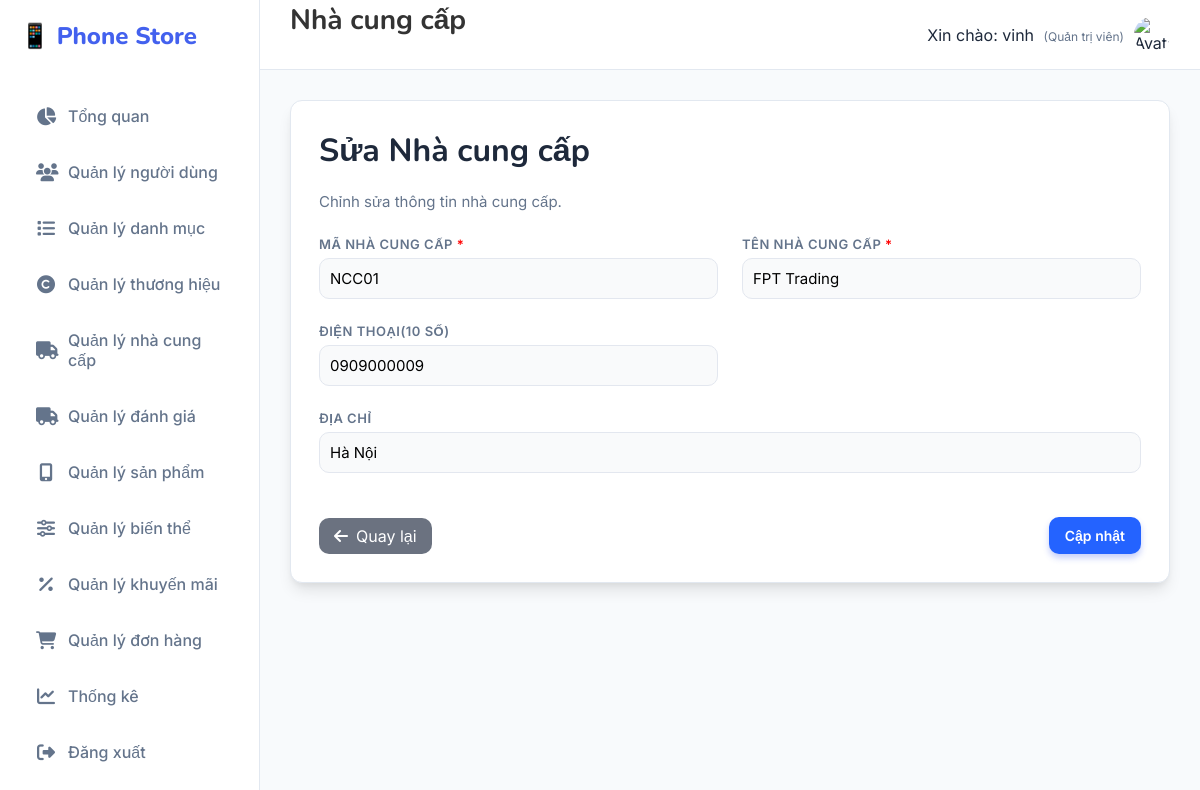
/Nhacungcap/sua/NCC01 (signed in), run on the app's committed database.
### tables this page shows
CREATE TABLE `nha_cung_cap` (
  `ma_nha_cung_cap` varchar(20) NOT NULL,
  `ten_nha_cung_cap` varchar(255) NOT NULL,
  `dia_chi` varchar(255) DEFAULT NULL,
  `dien_thoai` varchar(20) DEFAULT NULL
);

### MVC/Core/controller.php (called while the page is built, shortened)
<?php
class controller
{
    public function model($model)
    {
        return new $model;
    }
    public function view($view, $data = [])
    {
        include_once __DIR__ . '/../Views/' . $view . '.php';
    }
}

### MVC/Controllers/Nhacungcap.php (called while the page is built, shortened)
<?php
class Nhacungcap extends controller
{
    private $ncc;
    function __construct()
    {
        $this->ncc = $this->model("NhaCungCap_m");
    }
    function sua($ma_nha_cung_cap)
    {
        $result = $this->ncc->NhaCungCap_getById($ma_nha_cung_cap);
        $row = mysqli_fetch_array($result);
        $this->view('Master', [
            'page' => 'Nhacungcap_sua',
            'ma_nha_cung_cap' => $row['ma_nha_cung_cap'],
            'ten_nha_cung_cap' => $row['ten_nha_cung_cap'],
            'dia_chi' => $row['dia_chi'],
            'dien_thoai' => $row['dien_thoai']
        ]);
    }
}

### MVC/Core/app.php (called while the page is built, shortened)
<?php
class app
{
    protected $action = "Get_data";
    function __construct()
    {
        $arr = $this->processURL();
        if ($arr != null) {
            if (file_exists(__DIR__ . '/../Controllers/' . $arr[0] . '.php')) {
                unset($arr[0]);
            }
        }
        $this->controller = new $this->controller;
        if (isset($arr[1])) {
            if (method_exists($this->controller, $arr[1])) {
                $this->action = $arr[1];
                unset($arr[1]);
            }
        }
        $this->param = $arr ? array_values($arr) : [];
        call_user_func_array([$this->controller, $this->action], $this->param);
    }
    function processURL()
    {
        if (isset($_GET['url'])) {
            return explode('/', filter_var(trim($_GET['url']), FILTER_DEFAULT));
        }
    }
}

### index.php (called while the page is built, shortened)
<?php
    $myapp = new app();
?>

### MVC/Core/connectDB.php (called while the page is built, shortened)
<?php
class connectDB
{
    function __construct()
    {
        $this->con = mysqli_connect('localhost', 'root', '', 'phone_store_v2');
    }
}

### MVC/Models/NhaCungCap_m.php (called while the page is built, shortened)
<?php
class NhaCungCap_m extends connectDB
{
    function NhaCungCap_getById($ma_nha_cung_cap)
    {
        $sql = "SELECT * FROM nha_cung_cap
                WHERE ma_nha_cung_cap = '$ma_nha_cung_cap'";
        return mysqli_query($this->con, $sql);
    }
}

### MVC/Views/Pages/Nhacungcap_sua.php (the view, shortened to what this page needs)
<!DOCTYPE html>
<html lang="vi">
<body>
    <div class="card">
        <h1>Sửa Nhà cung cấp</h1>
        <p class="lead">Chỉnh sửa thông tin nhà cung cấp.</p>
        <form method="post" action="http://localhost/Banhang/Nhacungcap/update" enctype="multipart/form-data">
            <div>
                <label>Mã nhà cung cấp <span style="color:red">*</span></label>
                <input type="text" name="txtManhacungcap" required readonly
                    value="<?php echo isset($data['ma_nha_cung_cap']) ? htmlspecialchars($data['ma_nha_cung_cap']) : '' ?>" />
            </div>
            <div>
                <label>Tên nhà cung cấp <span style="color:red">*</span></label>
                <input type="text" name="txtTennhacungcap" required
                    value="<?php echo isset($data['ten_nha_cung_cap']) ? htmlspecialchars($data['ten_nha_cung_cap']) : '' ?>" />
            </div>
            <div>
                <label for="phone">Điện thoại(10 số)</label>
                <input type="tel" id="phone" name="txtSodienthoai" placeholder="VD: 0912345678" required
                    value="<?php echo isset($data['dien_thoai']) ? htmlspecialchars($data['dien_thoai']) : '' ?>" maxlength="10"
                    pattern="[0-9]{10}" title="Vui lòng nhập đúng 10 chữ số điện thoại" />
            </div>
            <div class="full">
                <label for="address">Địa chỉ</label>
                <input type="text" name="txtDiachi" placeholder="Nhập địa chỉ nhà cung cấp"
                    value="<?php echo isset($data['dia_chi']) ? htmlspecialchars($data['dia_chi']) : '' ?>" />
            </div>
            <div class="actions">
                <a href="http://localhost/Banhang/Nhacungcap/danhsach" class="btn-back"><i
                        class="fa-solid fa-arrow-left"></i>
                    Quay lại</a>
                <div style="display:flex;gap:12px">
                    <button type="submit" name="btnCapnhat" class="btn-primary">Cập nhật</button>
                </div>
            </div>
        </form>
    </div>
</body>
</html>

### Public/Css/style.css (style rules this page uses)
:root { --primary: #4361ee; --primary-dark: #3a0ca3; --secondary: #4cc9f0; --accent: #f72585; --success: #10b981; --warning: #f59e0b; --danger: #ef4444; --dark: #1e293b; --light: #f8fafc; --white: #ffffff; --gray: #64748b; --border: #e2e8f0; --shadow: 0 10px 15px -3px rgba(0, 0, 0, 0.1), 0 4px 6px -2px rgba(0, 0, 0, 0.05); --radius: 16px; --sidebar-width: 260px; }
* { margin: 0; padding: 0; box-sizing: border-box; font-family: "Inter", sans-serif; }
body { background-color: var(--light); color: var(--dark); height: 100vh; overflow: hidden; }
a { text-decoration: none; transition: 0.3s; }
.card { background: var(--white); border-radius: var(--radius); padding: 30px; box-shadow: var(--shadow); border: 1px solid var(--border); margin-bottom: 30px; }
h1, h2 { color: var(--dark); margin-bottom: 20px; font-family: "Nunito", sans-serif; }
p.lead { color: var(--gray); margin-bottom: 25px; font-size: 15px; }
form { display: grid; grid-template-columns: repeat(2, 1fr); gap: 24px; }
.full { grid-column: 1 / -1; }
label { font-size: 13px; font-weight: 600; color: var(--gray); margin-bottom: 8px; display: block; text-transform: uppercase; letter-spacing: 0.5px; }
input, select, textarea { width: 100%; padding: 12px 16px; border: 1px solid var(--border); border-radius: 10px; font-size: 15px; background: #f9fafb; transition: 0.2s; }
.actions { margin-top: 10px; display: flex; gap: 12px; justify-content: flex-end; grid-column: 1 / -1; }
button, .btn { padding: 10px 20px; border-radius: 10px; font-weight: 600; font-size: 14px; cursor: pointer; border: none; display: inline-flex; align-items: center; gap: 8px; transition: 0.2s; text-decoration: none; }
.btn-primary { background: var(--primary); color: #fff; box-shadow: 0 4px 6px rgba(67, 97, 238, 0.3); }

### MVC/Views/Pages/Nhacungcap_sua.php (style rules this page uses)
.card { width: 100%; background: #fff; padding: 28px; border-radius: 12px }
label { display: block; margin-bottom: 6px; font-weight: 600 }
input, select { width: 100%; padding: 10px; border-radius: 10px; border: 1px solid #e3e7ef }
.actions { display: flex; justify-content: space-between; align-items: center; margin-top: 20px }
.btn-back { background: #6b7280; color: #fff; padding: 8px 15px; border-radius: 10px; text-decoration: none; display: inline-flex; align-items: center; gap: 8px }
.btn-primary { background: #2463ff; color: #fff; padding: 10px 16px; border-radius: 10px; border: 0 }

### data on the page
nha_cung_cap: txtManhacungcap "NCC01", txtTennhacungcap "FPT Trading", txtSodienthoai "0909000009", txtDiachi "Hà Nội"

### other printed values
$_SESSION['user_name'] "vinh"
